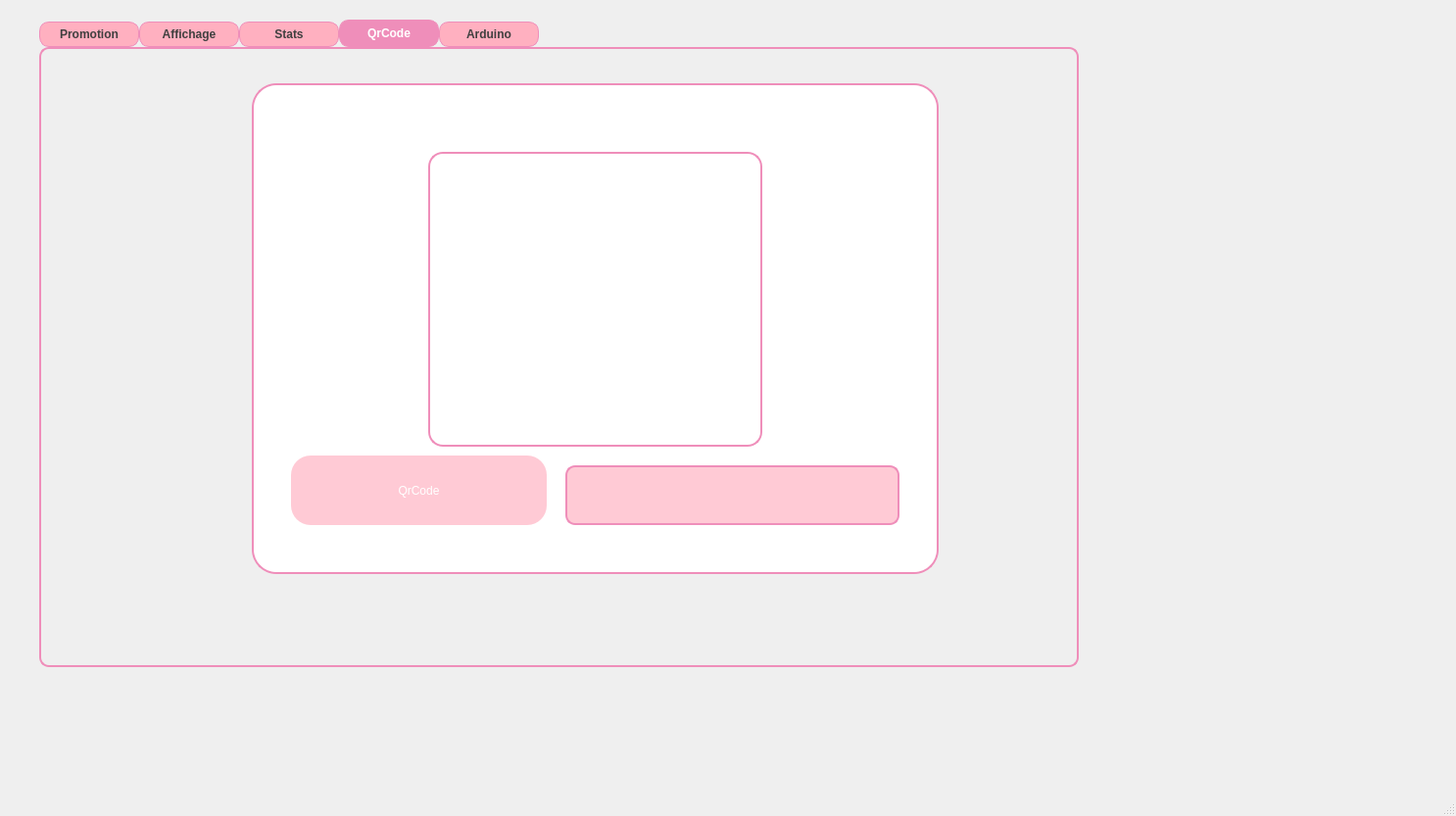
<?xml version="1.0" encoding="UTF-8"?>
<ui version="4.0">
 <class>pagepromotion</class>
 <widget class="QMainWindow" name="pagepromotion">
  <property name="geometry">
   <rect>
    <x>0</x>
    <y>0</y>
    <width>1486</width>
    <height>833</height>
   </rect>
  </property>
  <property name="windowTitle">
   <string>MainWindow</string>
  </property>
  <widget class="QWidget" name="centralwidget">
   <widget class="QTabWidget" name="qrcode">
    <property name="geometry">
     <rect>
      <x>40</x>
      <y>20</y>
      <width>1061</width>
      <height>661</height>
     </rect>
    </property>
    <property name="styleSheet">
     <string notr="true">QTabWidget::pane {
   
    border: 2px solid #EF8EBA; /* Pink border around the tab widget */
    border-radius: 10px; /* Rounded corners */
    padding: 5px; /* Space between tabs and content */
}

QTabBar::tab {
    background-color: rgb(255, 176, 192); /* Slightly darker pink for tabs */
    border: 1px solid #EF8EBA; /* Pink border for tabs */
    border-radius: 10px; /* Rounded corners for tabs */
    padding: 5px 10px; /* Padding inside the tabs */
    color: #3F3F3F; /* Dark text color for contrast */
    font-weight: bold; /* Bold text for tabs */
    min-width: 80px; /* Minimum width for consistent sizing */
}

QTabBar::tab:selected {
    background-color: #EF8EBA; /* Highlighted pink for selected tab */
    color: white; /* White text for better contrast on selected tab */
}

QTabBar::tab:hover {
    background-color: rgb(255, 150, 170); /* Slightly brighter pink on hover */
    color: white; /* White text on hover for visibility */
}

QTabBar::tab:!selected {
    margin-top: 2px; /* Push non-selected tabs down slightly for a layered look */
}

QTabWidget QScrollBar {
    background: rgb(255, 202, 213); /* Match scrollbar background */
    border: none;
}

QTabWidget QScrollBar::handle {
    background: #EF8EBA; /* Pink scrollbar handle */
    border-radius: 5px; /* Rounded scrollbar handle */
}
</string>
    </property>
    <property name="currentIndex">
     <number>3</number>
    </property>
    <widget class="QWidget" name="tab">
     <attribute name="title">
      <string>Promotion</string>
     </attribute>
     <widget class="QLabel" name="label_15">
      <property name="geometry">
       <rect>
        <x>440</x>
        <y>20</y>
        <width>61</width>
        <height>51</height>
       </rect>
      </property>
      <property name="styleSheet">
       <string notr="true">QLabel{

border-color:  transparent;
border-radius:20px;
}
QLabel {
    background-color: transparent;
}
</string>
      </property>
      <property name="text">
       <string/>
      </property>
      <property name="pixmap">
       <pixmap>../../../Downloads/add-removebg-preview.png</pixmap>
      </property>
      <property name="scaledContents">
       <bool>true</bool>
      </property>
     </widget>
     <widget class="QFrame" name="frame_3">
      <property name="geometry">
       <rect>
        <x>690</x>
        <y>10</y>
        <width>321</width>
        <height>511</height>
       </rect>
      </property>
      <property name="styleSheet">
       <string notr="true">QFrame {
    background-color: white;
    width: 10px;
    border: 2px solid #EF8EBA;
    border-radius: 25px;
}</string>
      </property>
      <property name="frameShape">
       <enum>QFrame::NoFrame</enum>
      </property>
      <widget class="QLabel" name="label_17">
       <property name="geometry">
        <rect>
         <x>10</x>
         <y>140</y>
         <width>61</width>
         <height>61</height>
        </rect>
       </property>
       <property name="styleSheet">
        <string notr="true">background-color: rgb(255, 255, 255);
border-color: rgb(255, 255, 255);</string>
       </property>
       <property name="text">
        <string/>
       </property>
       <property name="pixmap">
        <pixmap>../../Bureau/icon employee/liist or task.png</pixmap>
       </property>
       <property name="scaledContents">
        <bool>true</bool>
       </property>
      </widget>
      <widget class="QLabel" name="label_18">
       <property name="geometry">
        <rect>
         <x>10</x>
         <y>210</y>
         <width>61</width>
         <height>61</height>
        </rect>
       </property>
       <property name="styleSheet">
        <string notr="true">background-color: rgb(255, 255, 255);
border-color: rgb(255, 255, 255);</string>
       </property>
       <property name="text">
        <string/>
       </property>
       <property name="pixmap">
        <pixmap>../../Bureau/icon employee/Capture d’écran 2024-10-20 152058.png</pixmap>
       </property>
       <property name="scaledContents">
        <bool>true</bool>
       </property>
      </widget>
      <widget class="QPushButton" name="histo">
       <property name="geometry">
        <rect>
         <x>100</x>
         <y>230</y>
         <width>131</width>
         <height>51</height>
        </rect>
       </property>
       <property name="styleSheet">
        <string notr="true">QPushButton {
	background-color: rgb(255, 202, 213);
    color: white; /* Texte blanc */
    border-radius:20px  ; /* Coins arrondis */
	border-color: rgb(239, 142, 186);
    padding: 8px;
}</string>
       </property>
       <property name="text">
        <string>Histo</string>
       </property>
      </widget>
     </widget>
     <widget class="QFrame" name="frame_2">
      <property name="geometry">
       <rect>
        <x>240</x>
        <y>40</y>
        <width>431</width>
        <height>511</height>
       </rect>
      </property>
      <property name="styleSheet">
       <string notr="true">QFrame {
    background-color: white;
    width: 10px;
    border: 2px solid #EF8EBA;
    border-radius: 25px;
}</string>
      </property>
      <property name="frameShape">
       <enum>QFrame::NoFrame</enum>
      </property>
      <widget class="QLineEdit" name="lineEdit_2">
       <property name="geometry">
        <rect>
         <x>40</x>
         <y>70</y>
         <width>61</width>
         <height>20</height>
        </rect>
       </property>
       <property name="styleSheet">
        <string notr="true">QLineEdit{
	text-decoration: underline;
	color: #EF8EBA;
	font: 700 italic 10pt &quot;Segoe UI&quot;;
	;
}</string>
       </property>
       <property name="text">
        <string>ID_P</string>
       </property>
       <property name="frame">
        <bool>false</bool>
       </property>
      </widget>
      <widget class="QLineEdit" name="lineEdit_3">
       <property name="geometry">
        <rect>
         <x>20</x>
         <y>150</y>
         <width>81</width>
         <height>20</height>
        </rect>
       </property>
       <property name="styleSheet">
        <string notr="true">QLineEdit{
	text-decoration: underline;
	color:#EF8EBA;
	font: 700 italic 10pt &quot;Segoe UI&quot;;
	;
}</string>
       </property>
       <property name="text">
        <string>Nom-P</string>
       </property>
       <property name="frame">
        <bool>false</bool>
       </property>
      </widget>
      <widget class="QLineEdit" name="lineEdit_4">
       <property name="geometry">
        <rect>
         <x>10</x>
         <y>190</y>
         <width>131</width>
         <height>20</height>
        </rect>
       </property>
       <property name="styleSheet">
        <string notr="true">QLineEdit{
	text-decoration: underline;
	color:#EF8EBA;
	font: 700 italic 10pt &quot;Segoe UI&quot;;
	;
}</string>
       </property>
       <property name="text">
        <string>Pourcentage-P</string>
       </property>
       <property name="frame">
        <bool>false</bool>
       </property>
      </widget>
      <widget class="QLineEdit" name="lineEdit_5">
       <property name="geometry">
        <rect>
         <x>20</x>
         <y>240</y>
         <width>121</width>
         <height>20</height>
        </rect>
       </property>
       <property name="styleSheet">
        <string notr="true">QLineEdit{
	text-decoration: underline;
	color:#EF8EBA;
	font: 700 italic 10pt &quot;Segoe UI&quot;;
	;
}</string>
       </property>
       <property name="text">
        <string>DateDebut-P</string>
       </property>
       <property name="frame">
        <bool>false</bool>
       </property>
      </widget>
      <widget class="QLineEdit" name="lineEdit_6">
       <property name="geometry">
        <rect>
         <x>20</x>
         <y>270</y>
         <width>121</width>
         <height>20</height>
        </rect>
       </property>
       <property name="styleSheet">
        <string notr="true">QLineEdit{
	text-decoration: underline;
	color: #EF8EBA;
	font: 700 italic 10pt &quot;Segoe UI&quot;;
	;
}</string>
       </property>
       <property name="text">
        <string>DateFin-P</string>
       </property>
       <property name="frame">
        <bool>false</bool>
       </property>
      </widget>
      <widget class="QLineEdit" name="lineEdit_7">
       <property name="geometry">
        <rect>
         <x>20</x>
         <y>310</y>
         <width>131</width>
         <height>20</height>
        </rect>
       </property>
       <property name="styleSheet">
        <string notr="true">QLineEdit{
	text-decoration: underline;
	color: #EF8EBA;
	font: 700 italic 10pt &quot;Segoe UI&quot;;
	;
}</string>
       </property>
       <property name="text">
        <string>CodePromo-P</string>
       </property>
       <property name="frame">
        <bool>false</bool>
       </property>
      </widget>
      <widget class="QLineEdit" name="lineEdit_8">
       <property name="geometry">
        <rect>
         <x>140</x>
         <y>70</y>
         <width>151</width>
         <height>26</height>
        </rect>
       </property>
       <property name="styleSheet">
        <string notr="true">QLineEdit {
	background-color: rgb(255, 202, 213);
    border: 2px solid #EF8EBA; /* Bordure rose */
    border-radius: 10px; /* Coins arrondis */
    padding: 2px;
}</string>
       </property>
      </widget>
      <widget class="QLineEdit" name="lineEdit_9">
       <property name="geometry">
        <rect>
         <x>140</x>
         <y>150</y>
         <width>151</width>
         <height>26</height>
        </rect>
       </property>
       <property name="styleSheet">
        <string notr="true">QLineEdit {
	background-color: rgb(255, 202, 213);
    border: 2px solid #EF8EBA; /* Bordure rose */
    border-radius: 10px; /* Coins arrondis */
    padding: 2px;
}</string>
       </property>
      </widget>
      <widget class="QLineEdit" name="lineEdit_10">
       <property name="geometry">
        <rect>
         <x>140</x>
         <y>190</y>
         <width>151</width>
         <height>26</height>
        </rect>
       </property>
       <property name="styleSheet">
        <string notr="true">QLineEdit {
	background-color: rgb(255, 202, 213);
    border: 2px solid #EF8EBA; /* Bordure rose */
    border-radius: 10px; /* Coins arrondis */
    padding: 2px;
}</string>
       </property>
      </widget>
      <widget class="QLineEdit" name="lineEdit_13">
       <property name="geometry">
        <rect>
         <x>140</x>
         <y>310</y>
         <width>151</width>
         <height>26</height>
        </rect>
       </property>
       <property name="styleSheet">
        <string notr="true">QLineEdit {
	background-color: rgb(255, 202, 213);
    border: 2px solid #EF8EBA; /* Bordure rose */
    border-radius: 10px; /* Coins arrondis */
    padding: 2px;
}</string>
       </property>
      </widget>
      <widget class="QLineEdit" name="lineEdit_14">
       <property name="geometry">
        <rect>
         <x>130</x>
         <y>10</y>
         <width>191</width>
         <height>31</height>
        </rect>
       </property>
       <property name="styleSheet">
        <string notr="true">QLineEdit{
	text-decoration: underline;
	color: #EF8EBA;
	font: 700 italic 15pt &quot;Segoe UI&quot;;
	;
}</string>
       </property>
       <property name="text">
        <string>PROMOTION</string>
       </property>
       <property name="frame">
        <bool>false</bool>
       </property>
      </widget>
      <widget class="QLineEdit" name="lineEdit_16">
       <property name="geometry">
        <rect>
         <x>140</x>
         <y>350</y>
         <width>151</width>
         <height>26</height>
        </rect>
       </property>
       <property name="styleSheet">
        <string notr="true">QLineEdit {
	background-color: rgb(255, 202, 213);
    border: 2px solid #EF8EBA; /* Bordure rose */
    border-radius: 10px; /* Coins arrondis */
    padding: 2px;
}</string>
       </property>
      </widget>
      <widget class="QLineEdit" name="lineEdit_18">
       <property name="geometry">
        <rect>
         <x>20</x>
         <y>350</y>
         <width>101</width>
         <height>20</height>
        </rect>
       </property>
       <property name="styleSheet">
        <string notr="true">QLineEdit{
	text-decoration: underline;
	color: #EF8EBA;
	font: 700 italic 10pt &quot;Segoe UI&quot;;
	;
}</string>
       </property>
       <property name="text">
        <string>Categorie-P</string>
       </property>
       <property name="frame">
        <bool>false</bool>
       </property>
      </widget>
      <widget class="QLineEdit" name="lineEdit_19">
       <property name="geometry">
        <rect>
         <x>30</x>
         <y>390</y>
         <width>101</width>
         <height>20</height>
        </rect>
       </property>
       <property name="styleSheet">
        <string notr="true">QLineEdit{
	text-decoration: underline;
	color: #EF8EBA;
	font: 700 italic 10pt &quot;Segoe UI&quot;;
	;
}</string>
       </property>
       <property name="text">
        <string>Statut-P</string>
       </property>
       <property name="frame">
        <bool>false</bool>
       </property>
      </widget>
      <widget class="QLineEdit" name="lineEdit_20">
       <property name="geometry">
        <rect>
         <x>140</x>
         <y>390</y>
         <width>151</width>
         <height>26</height>
        </rect>
       </property>
       <property name="styleSheet">
        <string notr="true">QLineEdit {
	background-color: rgb(255, 202, 213);
    border: 2px solid #EF8EBA; /* Bordure rose */
    border-radius: 10px; /* Coins arrondis */
    padding: 2px;
}</string>
       </property>
      </widget>
      <widget class="QPushButton" name="pushButton_5">
       <property name="geometry">
        <rect>
         <x>30</x>
         <y>440</y>
         <width>111</width>
         <height>51</height>
        </rect>
       </property>
       <property name="styleSheet">
        <string notr="true">QPushButton {
	background-color: rgb(255, 202, 213);
    color: white; /* Texte blanc */
    border-radius:20px  ; /* Coins arrondis */
	border-color: rgb(239, 142, 186);
    padding: 8px;
}</string>
       </property>
       <property name="text">
        <string>Add</string>
       </property>
      </widget>
      <widget class="QPushButton" name="pushButton_6">
       <property name="geometry">
        <rect>
         <x>140</x>
         <y>100</y>
         <width>71</width>
         <height>41</height>
        </rect>
       </property>
       <property name="styleSheet">
        <string notr="true">QPushButton {
	background-color: rgb(255, 202, 213);
    color: white; /* Texte blanc */
    border-radius:20px  ; /* Coins arrondis */
	border-color: rgb(239, 142, 186);
    padding: 8px;
}</string>
       </property>
       <property name="text">
        <string>Update</string>
       </property>
      </widget>
      <widget class="QPushButton" name="pushButton_8">
       <property name="geometry">
        <rect>
         <x>220</x>
         <y>100</y>
         <width>81</width>
         <height>41</height>
        </rect>
       </property>
       <property name="styleSheet">
        <string notr="true">QPushButton {
	background-color: rgb(255, 202, 213);
    color: white; /* Texte blanc */
    border-radius:20px  ; /* Coins arrondis */
	border-color: rgb(239, 142, 186);
    padding: 8px;
}</string>
       </property>
       <property name="text">
        <string>delete</string>
       </property>
      </widget>
      <widget class="QDateEdit" name="dateEdit">
       <property name="geometry">
        <rect>
         <x>140</x>
         <y>230</y>
         <width>151</width>
         <height>31</height>
        </rect>
       </property>
       <property name="styleSheet">
        <string notr="true">background-color: rgb(255, 202, 213);
    border: 2px solid #EF8EBA; /* Bordure rose */
    border-radius: 10px; /* Coins arrondis */
    padding: 2px;</string>
       </property>
      </widget>
      <widget class="QDateEdit" name="dateEdit_2">
       <property name="geometry">
        <rect>
         <x>140</x>
         <y>270</y>
         <width>151</width>
         <height>31</height>
        </rect>
       </property>
       <property name="styleSheet">
        <string notr="true">background-color: rgb(255, 202, 213);
    border: 2px solid #EF8EBA; /* Bordure rose */
    border-radius: 10px; /* Coins arrondis */
    padding: 2px;</string>
       </property>
      </widget>
      <widget class="QPushButton" name="pushButton_11">
       <property name="geometry">
        <rect>
         <x>150</x>
         <y>440</y>
         <width>111</width>
         <height>51</height>
        </rect>
       </property>
       <property name="styleSheet">
        <string notr="true">QPushButton {
	background-color: rgb(255, 202, 213);
    color: white; /* Texte blanc */
    border-radius:20px  ; /* Coins arrondis */
	border-color: rgb(239, 142, 186);
    padding: 8px;
}</string>
       </property>
       <property name="text">
        <string>PDF</string>
       </property>
      </widget>
     </widget>
     <widget class="QFrame" name="frame">
      <property name="geometry">
       <rect>
        <x>30</x>
        <y>20</y>
        <width>191</width>
        <height>541</height>
       </rect>
      </property>
      <property name="styleSheet">
       <string notr="true">QFrame {
    background-color: white;
    width: 10px;
    border: 2px solid #EF8EBA;
    border-radius: 25px;
}</string>
      </property>
      <property name="frameShape">
       <enum>QFrame::NoFrame</enum>
      </property>
      <widget class="QLabel" name="label_2">
       <property name="geometry">
        <rect>
         <x>30</x>
         <y>120</y>
         <width>121</width>
         <height>31</height>
        </rect>
       </property>
       <property name="styleSheet">
        <string notr="true">QFrame {
	background-color: #EF8EBA;
    width: 10px;
    border: 2px solid #EF8EBA;
    border-radius: 15px;
}
QLabel{
	color: rgb(255, 255, 255);
}</string>
       </property>
       <property name="text">
        <string>      Employee</string>
       </property>
      </widget>
      <widget class="QLabel" name="label_3">
       <property name="geometry">
        <rect>
         <x>30</x>
         <y>50</y>
         <width>121</width>
         <height>31</height>
        </rect>
       </property>
       <property name="styleSheet">
        <string notr="true">QFrame {
	background-color: #EF8EBA;
    width: 10px;
    border: 2px solid #EF8EBA;
    border-radius: 15px;
}
QLabel{
	color: rgb(255, 255, 255);
}</string>
       </property>
       <property name="text">
        <string>          Client</string>
       </property>
      </widget>
      <widget class="QLabel" name="label_4">
       <property name="geometry">
        <rect>
         <x>30</x>
         <y>200</y>
         <width>121</width>
         <height>31</height>
        </rect>
       </property>
       <property name="styleSheet">
        <string notr="true">QFrame {
	background-color: #EF8EBA;
    width: 10px;
    border: 2px solid #EF8EBA;
    border-radius: 15px;
}
QLabel{
	color: rgb(255, 255, 255);
}</string>
       </property>
       <property name="text">
        <string>        Product</string>
       </property>
      </widget>
      <widget class="QLabel" name="label_5">
       <property name="geometry">
        <rect>
         <x>30</x>
         <y>270</y>
         <width>121</width>
         <height>31</height>
        </rect>
       </property>
       <property name="styleSheet">
        <string notr="true">QFrame {
	background-color: #EF8EBA;
    width: 10px;
    border: 2px solid #EF8EBA;
    border-radius: 15px;
}
QLabel{
	color: rgb(255, 255, 255);
}</string>
       </property>
       <property name="text">
        <string>         Orders</string>
       </property>
      </widget>
      <widget class="QLabel" name="label_6">
       <property name="geometry">
        <rect>
         <x>30</x>
         <y>340</y>
         <width>121</width>
         <height>31</height>
        </rect>
       </property>
       <property name="styleSheet">
        <string notr="true">QFrame {
	background-color: #EF8EBA;
    width: 10px;
    border: 2px solid #EF8EBA;
    border-radius: 15px;
}
QLabel{
	color: rgb(255, 255, 255);
}</string>
       </property>
       <property name="text">
        <string>        Delivery</string>
       </property>
      </widget>
      <widget class="QLabel" name="label_7">
       <property name="geometry">
        <rect>
         <x>30</x>
         <y>420</y>
         <width>141</width>
         <height>31</height>
        </rect>
       </property>
       <property name="styleSheet">
        <string notr="true">QFrame {
	background-color: #EF8EBA;
    width: 10px;
    border: 2px solid #EF8EBA;
    border-radius: 15px;
}
QLabel{
	color: rgb(255, 255, 255);
}</string>
       </property>
       <property name="text">
        <string>         Promotion</string>
       </property>
      </widget>
      <widget class="QPushButton" name="pushButton_2">
       <property name="geometry">
        <rect>
         <x>10</x>
         <y>490</y>
         <width>161</width>
         <height>31</height>
        </rect>
       </property>
       <property name="styleSheet">
        <string notr="true">QPushButton {
	background-color: rgb(170, 170, 255);
    color: white; /* Texte blanc */
    border-radius:10px  ; /* Coins arrondis */
	border-color: rgb(239, 142, 186);
    padding: 8px;
}</string>
       </property>
       <property name="text">
        <string>Deconnection</string>
       </property>
      </widget>
      <widget class="QLabel" name="label_8">
       <property name="geometry">
        <rect>
         <x>20</x>
         <y>410</y>
         <width>51</width>
         <height>41</height>
        </rect>
       </property>
       <property name="styleSheet">
        <string notr="true">QFrame {
	background-color: #EF8EBA;
    width: 10px;
    border: 2px solid #EF8EBA;
    border-radius: 15px;
}
QLabel{
	color: rgb(255, 255, 255);
}</string>
       </property>
       <property name="text">
        <string/>
       </property>
      </widget>
      <widget class="QPushButton" name="clients1">
       <property name="geometry">
        <rect>
         <x>30</x>
         <y>40</y>
         <width>131</width>
         <height>51</height>
        </rect>
       </property>
       <property name="styleSheet">
        <string notr="true">QPushButton {
	background-color: rgb(255, 202, 213);
    color: white; /* Texte blanc */
    border-radius:20px  ; /* Coins arrondis */
	border-color: rgb(239, 142, 186);
    padding: 8px;
}</string>
       </property>
       <property name="text">
        <string>Histo</string>
       </property>
      </widget>
      <widget class="QPushButton" name="emp">
       <property name="geometry">
        <rect>
         <x>20</x>
         <y>110</y>
         <width>131</width>
         <height>51</height>
        </rect>
       </property>
       <property name="styleSheet">
        <string notr="true">QPushButton {
	background-color: rgb(255, 202, 213);
    color: white; /* Texte blanc */
    border-radius:20px  ; /* Coins arrondis */
	border-color: rgb(239, 142, 186);
    padding: 8px;
}</string>
       </property>
       <property name="text">
        <string>Histo</string>
       </property>
      </widget>
      <widget class="QPushButton" name="livr">
       <property name="geometry">
        <rect>
         <x>20</x>
         <y>330</y>
         <width>131</width>
         <height>51</height>
        </rect>
       </property>
       <property name="styleSheet">
        <string notr="true">QPushButton {
	background-color: rgb(255, 202, 213);
    color: white; /* Texte blanc */
    border-radius:20px  ; /* Coins arrondis */
	border-color: rgb(239, 142, 186);
    padding: 8px;
}</string>
       </property>
       <property name="text">
        <string>delivery</string>
       </property>
      </widget>
      <widget class="QPushButton" name="order">
       <property name="geometry">
        <rect>
         <x>30</x>
         <y>260</y>
         <width>131</width>
         <height>51</height>
        </rect>
       </property>
       <property name="styleSheet">
        <string notr="true">QPushButton {
	background-color: rgb(255, 202, 213);
    color: white; /* Texte blanc */
    border-radius:20px  ; /* Coins arrondis */
	border-color: rgb(239, 142, 186);
    padding: 8px;
}</string>
       </property>
       <property name="text">
        <string>Orders</string>
       </property>
      </widget>
      <widget class="QPushButton" name="promo">
       <property name="geometry">
        <rect>
         <x>50</x>
         <y>410</y>
         <width>131</width>
         <height>51</height>
        </rect>
       </property>
       <property name="styleSheet">
        <string notr="true">QPushButton {
	background-color: rgb(255, 202, 213);
    color: white; /* Texte blanc */
    border-radius:20px  ; /* Coins arrondis */
	border-color: rgb(239, 142, 186);
    padding: 8px;
}</string>
       </property>
       <property name="text">
        <string>Promotion</string>
       </property>
      </widget>
     </widget>
     <widget class="QLabel" name="label_19">
      <property name="geometry">
       <rect>
        <x>660</x>
        <y>20</y>
        <width>61</width>
        <height>51</height>
       </rect>
      </property>
      <property name="styleSheet">
       <string notr="true">QLabel{

border-color:  transparent;
border-radius:20px;
}
QLabel {
    background-color: transparent;
}
</string>
      </property>
      <property name="text">
       <string/>
      </property>
      <property name="pixmap">
       <pixmap>../../../Downloads/Capture_d_écran_2024-10-20_141614-removebg-preview.png</pixmap>
      </property>
      <property name="scaledContents">
       <bool>true</bool>
      </property>
     </widget>
    </widget>
    <widget class="QWidget" name="tab_3">
     <attribute name="title">
      <string>Affichage</string>
     </attribute>
     <widget class="QTableView" name="tableView">
      <property name="geometry">
       <rect>
        <x>20</x>
        <y>90</y>
        <width>991</width>
        <height>511</height>
       </rect>
      </property>
      <property name="styleSheet">
       <string notr="true">QTableView {
    background-color: rgb(255, 202, 213); /* Same pink background */
    border: 2px solid #EF8EBA; /* Pink border */
    border-radius: 10px; /* Rounded corners */
    padding: 2px;
    gridline-color: #EF8EBA; /* Gridlines with the same pink color */
}

QTableView::item {
    background-color: rgb(255, 255, 255); /* White background for items */
    border: 1px solid #EF8EBA; /* Light pink border for cells */
    padding: 5px; /* Padding inside cells */
}

QHeaderView::section {
    background-color: rgb(255, 176, 192); /* Slightly darker pink for headers */
    border: 1px solid #EF8EBA; /* Pink border for headers */
    color: #3F3F3F; /* Dark text color for contrast */
    font-weight: bold;
    padding: 4px;
}

QTableView::item:selected {
    background-color: #EF8EBA; /* Highlighted item color */
    color: white; /* White text for selected items */
}

QTableView QScrollBar {
    background: rgb(255, 202, 213); /* Match scrollbar background */
    border: none;
}

QTableView QScrollBar::handle {
    background: #EF8EBA; /* Pink scrollbar handle */
    border-radius: 5px; /* Rounded scrollbar handle */
}
</string>
      </property>
     </widget>
     <widget class="QLineEdit" name="lineEdit_11">
      <property name="geometry">
       <rect>
        <x>140</x>
        <y>30</y>
        <width>181</width>
        <height>41</height>
       </rect>
      </property>
      <property name="styleSheet">
       <string notr="true">QLineEdit {
	background-color: rgb(255, 202, 213);
    border: 2px solid #EF8EBA; /* Bordure rose */
    border-radius: 10px; /* Coins arrondis */
    padding: 2px;
}</string>
      </property>
     </widget>
     <widget class="QLineEdit" name="lineEdit_12">
      <property name="geometry">
       <rect>
        <x>30</x>
        <y>40</y>
        <width>101</width>
        <height>31</height>
       </rect>
      </property>
      <property name="styleSheet">
       <string notr="true">QLineEdit{
	text-decoration: underline;
	color: #EF8EBA;
	font: 700 italic 10pt &quot;Segoe UI&quot;;
	;
}</string>
      </property>
      <property name="text">
       <string>recherch </string>
      </property>
      <property name="frame">
       <bool>false</bool>
      </property>
     </widget>
     <widget class="QPushButton" name="pushButton_7">
      <property name="geometry">
       <rect>
        <x>870</x>
        <y>20</y>
        <width>131</width>
        <height>51</height>
       </rect>
      </property>
      <property name="styleSheet">
       <string notr="true">QPushButton {
	background-color: rgb(255, 202, 213);
    color: white; /* Texte blanc */
    border-radius:20px  ; /* Coins arrondis */
	border-color: rgb(239, 142, 186);
    padding: 8px;
}</string>
      </property>
      <property name="text">
       <string>Order</string>
      </property>
     </widget>
     <widget class="QPushButton" name="pushButton_9">
      <property name="geometry">
       <rect>
        <x>730</x>
        <y>20</y>
        <width>131</width>
        <height>51</height>
       </rect>
      </property>
      <property name="styleSheet">
       <string notr="true">QPushButton {
	background-color: rgb(255, 202, 213);
    color: white; /* Texte blanc */
    border-radius:20px  ; /* Coins arrondis */
	border-color: rgb(239, 142, 186);
    padding: 8px;
}</string>
      </property>
      <property name="text">
       <string>affichage</string>
      </property>
     </widget>
    </widget>
    <widget class="QWidget" name="tab_4">
     <attribute name="title">
      <string>Stats</string>
     </attribute>
     <widget class="QWidget" name="verticalLayoutWidget">
      <property name="geometry">
       <rect>
        <x>40</x>
        <y>30</y>
        <width>971</width>
        <height>461</height>
       </rect>
      </property>
      <layout class="QVBoxLayout" name="verticalLayout"/>
     </widget>
     <widget class="QPushButton" name="stats">
      <property name="geometry">
       <rect>
        <x>400</x>
        <y>530</y>
        <width>241</width>
        <height>51</height>
       </rect>
      </property>
      <property name="styleSheet">
       <string notr="true">QPushButton {
	background-color: rgb(255, 202, 213);
    color: white; /* Texte blanc */
    border-radius:20px  ; /* Coins arrondis */
	border-color: rgb(239, 142, 186);
    padding: 8px;
}</string>
      </property>
      <property name="text">
       <string>Stats</string>
      </property>
     </widget>
    </widget>
    <widget class="QWidget" name="tab_2">
     <attribute name="title">
      <string>QrCode</string>
     </attribute>
     <widget class="QFrame" name="frame_4">
      <property name="geometry">
       <rect>
        <x>210</x>
        <y>30</y>
        <width>701</width>
        <height>501</height>
       </rect>
      </property>
      <property name="styleSheet">
       <string notr="true">QFrame {
    background-color: white;
    width: 10px;
    border: 2px solid #EF8EBA;
    border-radius: 25px;
}</string>
      </property>
      <property name="frameShape">
       <enum>QFrame::StyledPanel</enum>
      </property>
      <property name="frameShadow">
       <enum>QFrame::Raised</enum>
      </property>
      <widget class="QLabel" name="qrcode_label">
       <property name="geometry">
        <rect>
         <x>180</x>
         <y>70</y>
         <width>341</width>
         <height>301</height>
        </rect>
       </property>
       <property name="styleSheet">
        <string notr="true">QFrame {
    
    width: 10px;
    border: 2px solid #EF8EBA;
    border-radius: 15px;
    padding: 20px; /* Add some inner spacing to frame content */
}

QLabel {
    color: rgb(255, 255, 255);
    qproperty-alignment: 'AlignCenter'; /* Centers QLabel content */
}
</string>
       </property>
       <property name="text">
        <string/>
       </property>
      </widget>
      <widget class="QLineEdit" name="qr_code_bar">
       <property name="geometry">
        <rect>
         <x>320</x>
         <y>390</y>
         <width>341</width>
         <height>61</height>
        </rect>
       </property>
       <property name="styleSheet">
        <string notr="true">QLineEdit {
	background-color: rgb(255, 202, 213);
    border: 2px solid #EF8EBA; /* Bordure rose */
    border-radius: 10px; /* Coins arrondis */
    padding: 2px;
}</string>
       </property>
      </widget>
      <widget class="QPushButton" name="pushButton_10">
       <property name="geometry">
        <rect>
         <x>40</x>
         <y>380</y>
         <width>261</width>
         <height>71</height>
        </rect>
       </property>
       <property name="styleSheet">
        <string notr="true">QPushButton {
	background-color: rgb(255, 202, 213);
    color: white; /* Texte blanc */
    border-radius:20px  ; /* Coins arrondis */
	border-color: rgb(239, 142, 186);
    padding: 8px;
}</string>
       </property>
       <property name="text">
        <string>QrCode</string>
       </property>
      </widget>
     </widget>
    </widget>
    <widget class="QWidget" name="tab_5">
     <attribute name="title">
      <string>Arduino</string>
     </attribute>
     <widget class="QLabel" name="label">
      <property name="geometry">
       <rect>
        <x>190</x>
        <y>50</y>
        <width>661</width>
        <height>211</height>
       </rect>
      </property>
      <property name="styleSheet">
       <string notr="true">QLabel {
    background-color: rgb(255, 176, 192); /* Light pink background */
    border: 2px solid #EF8EBA; /* Pink border around the label */
    border-radius: 10px; /* Rounded corners */
    padding: 10px; /* Padding inside the label */
    color: #3F3F3F; /* Dark text color for contrast */
    font-weight: bold; /* Bold text */
    font-size:24px; /* Adjust the font size as needed */
}

QLabel:hover {
    background-color: rgb(255, 150, 170); /* Slightly brighter pink on hover */
    color: white; /* White text on hover for better contrast */
}
</string>
      </property>
      <property name="text">
       <string>waiting ...</string>
      </property>
     </widget>
     <widget class="QLabel" name="lab">
      <property name="geometry">
       <rect>
        <x>190</x>
        <y>290</y>
        <width>661</width>
        <height>211</height>
       </rect>
      </property>
      <property name="styleSheet">
       <string notr="true">QLabel {
    background-color: rgb(255, 176, 192); /* Light pink background */
    border: 2px solid #EF8EBA; /* Pink border around the label */
    border-radius: 10px; /* Rounded corners */
    padding: 10px; /* Padding inside the label */
    color: #3F3F3F; /* Dark text color for contrast */
    font-weight: bold; /* Bold text */
    font-size:24px; /* Adjust the font size as needed */
}

QLabel:hover {
    background-color: rgb(255, 150, 170); /* Slightly brighter pink on hover */
    color: white; /* White text on hover for better contrast */
}
</string>
      </property>
      <property name="text">
       <string/>
      </property>
     </widget>
    </widget>
   </widget>
  </widget>
  <widget class="QMenuBar" name="menubar">
   <property name="geometry">
    <rect>
     <x>0</x>
     <y>0</y>
     <width>1486</width>
     <height>26</height>
    </rect>
   </property>
  </widget>
  <widget class="QStatusBar" name="statusbar"/>
 </widget>
 <resources/>
 <connections/>
</ui>
